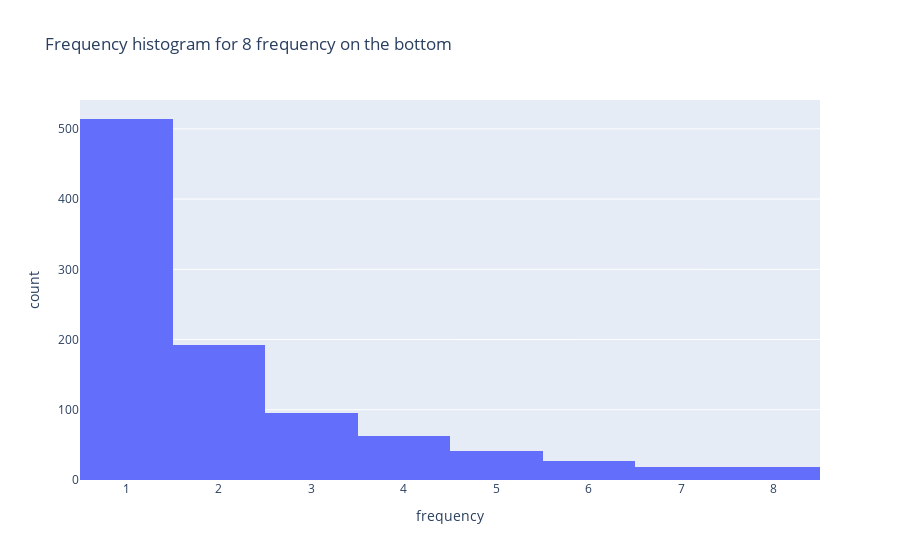

Source (notebook cell):
### Markdown cell above
Let us execute the pipeline and investigate the results.

### Code cell
wolof_results = pipeline1.execute_pipeline("nlp_pipeline")

### Figure 1 — Plotly figure (JSON) as saved in the notebook; plotly's stock layout.template omitted (floating-point values rounded to 4 significant figures; data arrays with more than 128 entries replaced by an {"elided": "..."} marker saying what was removed)
{"data": [{"alignmentgroup": "True", "bingroup": "x", "hovertemplate": "frequency=%{x}<br>count=%{y}<extra></extra>", "legendgroup": "", "marker": {"color": "#636efa", "pattern": {"shape": ""}}, "name": "", "offsetgroup": "", "orientation": "v", "showlegend": false, "type": "histogram", "x": {"elided": "970 int values"}, "xaxis": "x", "yaxis": "y"}], "layout": {"barmode": "relative", "legend": {"tracegroupgap": 0}, "title": {"text": "Frequency histogram for 8 frequency on the bottom"}, "xaxis": {"anchor": "y", "domain": [0, 1], "title": {"text": "frequency"}}, "yaxis": {"anchor": "x", "domain": [0, 1], "title": {"text": "count"}}}}
